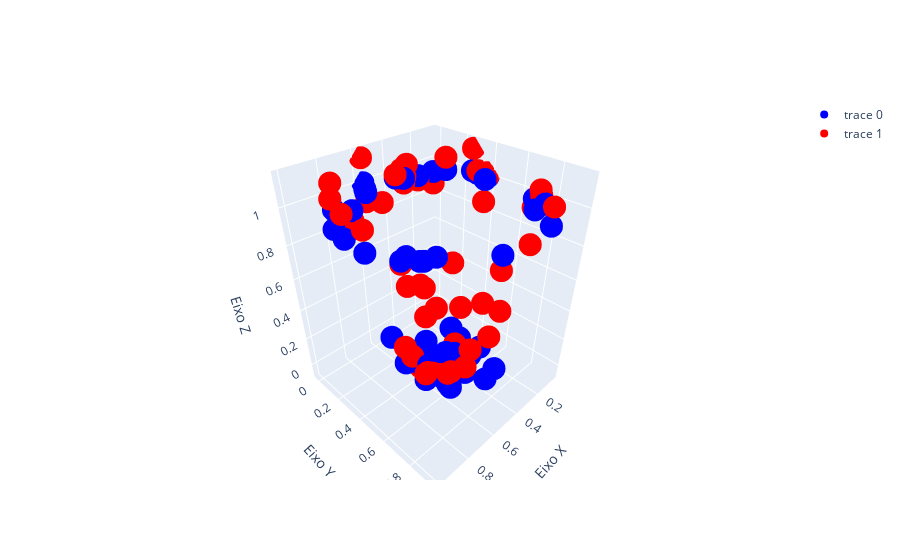

Write notebook code for a chart like this one.
### Markdown cell above
##### Gráfico interativo dos pontos

### Code cell
fig = go.Figure(data=[go.Scatter3d(
    x=x1,
    y=x2,
    z=y,
    mode='markers',
    marker=dict(
        size=8,
        color='blue',
        symbol='circle'
    )
)])

fig.add_trace(go.Scatter3d(
    x=x1,
    y=x2,
    z=ypred,
    mode='markers',
    marker=dict(
        size=8,
        color='red',
        symbol='circle'
    )
))

fig.update_layout(scene=dict(
    xaxis_title='Eixo X',
    yaxis_title='Eixo Y',
    zaxis_title='Eixo Z',
    camera_eye=dict(x=1.25, y=1.25, z=1.25)
))

fig.show()
